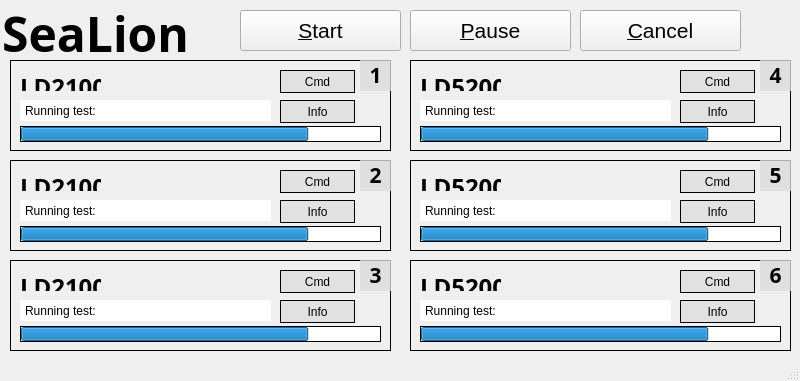
<?xml version="1.0" encoding="UTF-8"?>
<ui version="4.0">
 <class>MainWindow</class>
 <widget class="QMainWindow" name="MainWindow">
  <property name="geometry">
   <rect>
    <x>0</x>
    <y>0</y>
    <width>800</width>
    <height>381</height>
   </rect>
  </property>
  <property name="minimumSize">
   <size>
    <width>800</width>
    <height>381</height>
   </size>
  </property>
  <property name="maximumSize">
   <size>
    <width>800</width>
    <height>381</height>
   </size>
  </property>
  <property name="windowTitle">
   <string>RLE SeaLion Controller</string>
  </property>
  <widget class="QWidget" name="centralWidget">
   <widget class="QLabel" name="logo_btn">
    <property name="geometry">
     <rect>
      <x>-10</x>
      <y>0</y>
      <width>211</width>
      <height>61</height>
     </rect>
    </property>
    <property name="font">
     <font>
      <family>Antema</family>
      <pointsize>36</pointsize>
      <weight>75</weight>
      <bold>true</bold>
     </font>
    </property>
    <property name="text">
     <string>&lt;html&gt;&lt;head/&gt;&lt;body&gt;&lt;p align=&quot;center&quot;&gt;SeaLion&lt;/p&gt;&lt;/body&gt;&lt;/html&gt;</string>
    </property>
   </widget>
   <widget class="QPushButton" name="resume_btn">
    <property name="geometry">
     <rect>
      <x>240</x>
      <y>10</y>
      <width>161</width>
      <height>41</height>
     </rect>
    </property>
    <property name="font">
     <font>
      <pointsize>16</pointsize>
     </font>
    </property>
    <property name="text">
     <string>&amp;Start</string>
    </property>
   </widget>
   <widget class="QPushButton" name="pause_btn">
    <property name="geometry">
     <rect>
      <x>410</x>
      <y>10</y>
      <width>161</width>
      <height>41</height>
     </rect>
    </property>
    <property name="font">
     <font>
      <pointsize>16</pointsize>
     </font>
    </property>
    <property name="text">
     <string>&amp;Pause</string>
    </property>
   </widget>
   <widget class="QPushButton" name="cancel_btn">
    <property name="geometry">
     <rect>
      <x>580</x>
      <y>10</y>
      <width>161</width>
      <height>41</height>
     </rect>
    </property>
    <property name="font">
     <font>
      <pointsize>16</pointsize>
     </font>
    </property>
    <property name="text">
     <string>&amp;Cancel</string>
    </property>
   </widget>
   <widget class="QFrame" name="tray1">
    <property name="geometry">
     <rect>
      <x>10</x>
      <y>60</y>
      <width>381</width>
      <height>91</height>
     </rect>
    </property>
    <property name="styleSheet">
     <string notr="true">border: 1px solid black;</string>
    </property>
    <property name="frameShape">
     <enum>QFrame::StyledPanel</enum>
    </property>
    <property name="frameShadow">
     <enum>QFrame::Raised</enum>
    </property>
    <widget class="QLabel" name="tray1_label">
     <property name="geometry">
      <rect>
       <x>350</x>
       <y>0</y>
       <width>31</width>
       <height>31</height>
      </rect>
     </property>
     <property name="font">
      <font>
       <family>Antema</family>
       <pointsize>16</pointsize>
       <weight>75</weight>
       <bold>true</bold>
      </font>
     </property>
     <property name="styleSheet">
      <string notr="true">background-color: rgba(218, 218, 218, 200);
border: none;</string>
     </property>
     <property name="text">
      <string>&lt;html&gt;&lt;head/&gt;&lt;body&gt;&lt;p align=&quot;center&quot;&gt;1&lt;/p&gt;&lt;/body&gt;&lt;/html&gt;</string>
     </property>
    </widget>
    <widget class="QProgressBar" name="tray1_progress">
     <property name="geometry">
      <rect>
       <x>10</x>
       <y>66</y>
       <width>361</width>
       <height>16</height>
      </rect>
     </property>
     <property name="value">
      <number>80</number>
     </property>
     <property name="textVisible">
      <bool>false</bool>
     </property>
     <property name="orientation">
      <enum>Qt::Horizontal</enum>
     </property>
     <property name="invertedAppearance">
      <bool>false</bool>
     </property>
    </widget>
    <widget class="QLabel" name="tray1_debug">
     <property name="geometry">
      <rect>
       <x>10</x>
       <y>40</y>
       <width>251</width>
       <height>21</height>
      </rect>
     </property>
     <property name="styleSheet">
      <string notr="true">border: none;
background: white;
padding: 0 2px;</string>
     </property>
     <property name="text">
      <string>Running test: &lt;test name&gt;</string>
     </property>
    </widget>
    <widget class="QPushButton" name="tray1_info_btn">
     <property name="geometry">
      <rect>
       <x>270</x>
       <y>40</y>
       <width>75</width>
       <height>23</height>
      </rect>
     </property>
     <property name="styleSheet">
      <string notr="true">background-color: rgb(225, 225, 225);</string>
     </property>
     <property name="text">
      <string>Info</string>
     </property>
    </widget>
    <widget class="QPushButton" name="tray1_cmd_btn">
     <property name="geometry">
      <rect>
       <x>270</x>
       <y>10</y>
       <width>75</width>
       <height>23</height>
      </rect>
     </property>
     <property name="styleSheet">
      <string notr="true">background-color: rgb(225, 225, 225);</string>
     </property>
     <property name="text">
      <string>Cmd</string>
     </property>
    </widget>
    <widget class="QLabel" name="tray1_board_label">
     <property name="geometry">
      <rect>
       <x>10</x>
       <y>10</y>
       <width>81</width>
       <height>21</height>
      </rect>
     </property>
     <property name="font">
      <font>
       <family>Antema</family>
       <pointsize>18</pointsize>
       <weight>75</weight>
       <bold>true</bold>
      </font>
     </property>
     <property name="styleSheet">
      <string notr="true">border: none;</string>
     </property>
     <property name="text">
      <string>&lt;html&gt;&lt;head/&gt;&lt;body&gt;&lt;p&gt;LD2100&lt;/p&gt;&lt;/body&gt;&lt;/html&gt;</string>
     </property>
    </widget>
    <zorder>tray1_label</zorder>
    <zorder>tray1_progress</zorder>
    <zorder>tray1_debug</zorder>
    <zorder>tray1_board_label</zorder>
    <zorder>tray1_cmd_btn</zorder>
    <zorder>tray1_info_btn</zorder>
   </widget>
   <widget class="QFrame" name="tray3">
    <property name="geometry">
     <rect>
      <x>10</x>
      <y>260</y>
      <width>381</width>
      <height>91</height>
     </rect>
    </property>
    <property name="styleSheet">
     <string notr="true">border: 1px solid black;</string>
    </property>
    <property name="frameShape">
     <enum>QFrame::StyledPanel</enum>
    </property>
    <property name="frameShadow">
     <enum>QFrame::Raised</enum>
    </property>
    <widget class="QLabel" name="tray3_label">
     <property name="geometry">
      <rect>
       <x>350</x>
       <y>0</y>
       <width>31</width>
       <height>31</height>
      </rect>
     </property>
     <property name="font">
      <font>
       <family>Antema</family>
       <pointsize>16</pointsize>
       <weight>75</weight>
       <bold>true</bold>
      </font>
     </property>
     <property name="styleSheet">
      <string notr="true">background-color: rgba(218, 218, 218, 200);
border: none;</string>
     </property>
     <property name="text">
      <string>&lt;html&gt;&lt;head/&gt;&lt;body&gt;&lt;p align=&quot;center&quot;&gt;3&lt;/p&gt;&lt;/body&gt;&lt;/html&gt;</string>
     </property>
    </widget>
    <widget class="QProgressBar" name="tray3_progress">
     <property name="geometry">
      <rect>
       <x>10</x>
       <y>66</y>
       <width>361</width>
       <height>16</height>
      </rect>
     </property>
     <property name="value">
      <number>80</number>
     </property>
     <property name="textVisible">
      <bool>false</bool>
     </property>
     <property name="orientation">
      <enum>Qt::Horizontal</enum>
     </property>
     <property name="invertedAppearance">
      <bool>false</bool>
     </property>
    </widget>
    <widget class="QLabel" name="tray3_debug">
     <property name="geometry">
      <rect>
       <x>10</x>
       <y>40</y>
       <width>251</width>
       <height>21</height>
      </rect>
     </property>
     <property name="styleSheet">
      <string notr="true">border: none;
background: white;
padding: 0 2px;</string>
     </property>
     <property name="text">
      <string>Running test: &lt;test name&gt;</string>
     </property>
    </widget>
    <widget class="QPushButton" name="tray3_info_btn">
     <property name="geometry">
      <rect>
       <x>270</x>
       <y>40</y>
       <width>75</width>
       <height>23</height>
      </rect>
     </property>
     <property name="styleSheet">
      <string notr="true">background-color: rgb(225, 225, 225);</string>
     </property>
     <property name="text">
      <string>Info</string>
     </property>
    </widget>
    <widget class="QPushButton" name="tray3_cmd_btn">
     <property name="geometry">
      <rect>
       <x>270</x>
       <y>10</y>
       <width>75</width>
       <height>23</height>
      </rect>
     </property>
     <property name="styleSheet">
      <string notr="true">background-color: rgb(225, 225, 225);</string>
     </property>
     <property name="text">
      <string>Cmd</string>
     </property>
    </widget>
    <widget class="QLabel" name="tray3_board_label">
     <property name="geometry">
      <rect>
       <x>10</x>
       <y>10</y>
       <width>81</width>
       <height>21</height>
      </rect>
     </property>
     <property name="font">
      <font>
       <family>Antema</family>
       <pointsize>18</pointsize>
       <weight>75</weight>
       <bold>true</bold>
      </font>
     </property>
     <property name="styleSheet">
      <string notr="true">border: none;</string>
     </property>
     <property name="text">
      <string>&lt;html&gt;&lt;head/&gt;&lt;body&gt;&lt;p&gt;LD2100&lt;/p&gt;&lt;/body&gt;&lt;/html&gt;</string>
     </property>
    </widget>
   </widget>
   <widget class="QFrame" name="tray2">
    <property name="geometry">
     <rect>
      <x>10</x>
      <y>160</y>
      <width>381</width>
      <height>91</height>
     </rect>
    </property>
    <property name="styleSheet">
     <string notr="true">border: 1px solid black;</string>
    </property>
    <property name="frameShape">
     <enum>QFrame::StyledPanel</enum>
    </property>
    <property name="frameShadow">
     <enum>QFrame::Raised</enum>
    </property>
    <widget class="QLabel" name="tray2_label">
     <property name="geometry">
      <rect>
       <x>350</x>
       <y>0</y>
       <width>31</width>
       <height>31</height>
      </rect>
     </property>
     <property name="font">
      <font>
       <family>Antema</family>
       <pointsize>16</pointsize>
       <weight>75</weight>
       <bold>true</bold>
      </font>
     </property>
     <property name="styleSheet">
      <string notr="true">background-color: rgba(218, 218, 218, 200);
border: none;</string>
     </property>
     <property name="text">
      <string>&lt;html&gt;&lt;head/&gt;&lt;body&gt;&lt;p align=&quot;center&quot;&gt;2&lt;/p&gt;&lt;/body&gt;&lt;/html&gt;</string>
     </property>
    </widget>
    <widget class="QProgressBar" name="tray2_progress">
     <property name="geometry">
      <rect>
       <x>10</x>
       <y>66</y>
       <width>361</width>
       <height>16</height>
      </rect>
     </property>
     <property name="value">
      <number>80</number>
     </property>
     <property name="textVisible">
      <bool>false</bool>
     </property>
     <property name="orientation">
      <enum>Qt::Horizontal</enum>
     </property>
     <property name="invertedAppearance">
      <bool>false</bool>
     </property>
    </widget>
    <widget class="QLabel" name="tray2_debug">
     <property name="geometry">
      <rect>
       <x>10</x>
       <y>40</y>
       <width>251</width>
       <height>21</height>
      </rect>
     </property>
     <property name="styleSheet">
      <string notr="true">border: none;
background: white;
padding: 0 2px;</string>
     </property>
     <property name="text">
      <string>Running test: &lt;test name&gt;</string>
     </property>
    </widget>
    <widget class="QPushButton" name="tray2_info_btn">
     <property name="geometry">
      <rect>
       <x>270</x>
       <y>40</y>
       <width>75</width>
       <height>23</height>
      </rect>
     </property>
     <property name="styleSheet">
      <string notr="true">background-color: rgb(225, 225, 225);</string>
     </property>
     <property name="text">
      <string>Info</string>
     </property>
    </widget>
    <widget class="QPushButton" name="tray2_cmd_btn">
     <property name="geometry">
      <rect>
       <x>270</x>
       <y>10</y>
       <width>75</width>
       <height>23</height>
      </rect>
     </property>
     <property name="styleSheet">
      <string notr="true">background-color: rgb(225, 225, 225);</string>
     </property>
     <property name="text">
      <string>Cmd</string>
     </property>
    </widget>
    <widget class="QLabel" name="tray2_board_label">
     <property name="geometry">
      <rect>
       <x>10</x>
       <y>10</y>
       <width>81</width>
       <height>21</height>
      </rect>
     </property>
     <property name="font">
      <font>
       <family>Antema</family>
       <pointsize>18</pointsize>
       <weight>75</weight>
       <bold>true</bold>
      </font>
     </property>
     <property name="styleSheet">
      <string notr="true">border: none;</string>
     </property>
     <property name="text">
      <string>&lt;html&gt;&lt;head/&gt;&lt;body&gt;&lt;p&gt;LD2100&lt;/p&gt;&lt;/body&gt;&lt;/html&gt;</string>
     </property>
    </widget>
   </widget>
   <widget class="QFrame" name="tray6">
    <property name="geometry">
     <rect>
      <x>410</x>
      <y>260</y>
      <width>381</width>
      <height>91</height>
     </rect>
    </property>
    <property name="styleSheet">
     <string notr="true">border: 1px solid black;</string>
    </property>
    <property name="frameShape">
     <enum>QFrame::StyledPanel</enum>
    </property>
    <property name="frameShadow">
     <enum>QFrame::Raised</enum>
    </property>
    <widget class="QLabel" name="tray6_label">
     <property name="geometry">
      <rect>
       <x>350</x>
       <y>0</y>
       <width>31</width>
       <height>31</height>
      </rect>
     </property>
     <property name="font">
      <font>
       <family>Antema</family>
       <pointsize>16</pointsize>
       <weight>75</weight>
       <bold>true</bold>
      </font>
     </property>
     <property name="styleSheet">
      <string notr="true">background-color: rgba(218, 218, 218, 200);
border: none;</string>
     </property>
     <property name="text">
      <string>&lt;html&gt;&lt;head/&gt;&lt;body&gt;&lt;p align=&quot;center&quot;&gt;6&lt;/p&gt;&lt;/body&gt;&lt;/html&gt;</string>
     </property>
    </widget>
    <widget class="QProgressBar" name="tray6_progress">
     <property name="enabled">
      <bool>true</bool>
     </property>
     <property name="geometry">
      <rect>
       <x>10</x>
       <y>66</y>
       <width>361</width>
       <height>16</height>
      </rect>
     </property>
     <property name="value">
      <number>80</number>
     </property>
     <property name="textVisible">
      <bool>false</bool>
     </property>
     <property name="orientation">
      <enum>Qt::Horizontal</enum>
     </property>
     <property name="invertedAppearance">
      <bool>false</bool>
     </property>
    </widget>
    <widget class="QLabel" name="tray6_debug">
     <property name="geometry">
      <rect>
       <x>10</x>
       <y>40</y>
       <width>251</width>
       <height>21</height>
      </rect>
     </property>
     <property name="styleSheet">
      <string notr="true">border: none;
background: white;
padding: 0 2px;</string>
     </property>
     <property name="text">
      <string>Running test: &lt;test name&gt;</string>
     </property>
    </widget>
    <widget class="QPushButton" name="tray6_info_btn">
     <property name="geometry">
      <rect>
       <x>270</x>
       <y>40</y>
       <width>75</width>
       <height>23</height>
      </rect>
     </property>
     <property name="styleSheet">
      <string notr="true">background-color: rgb(225, 225, 225);</string>
     </property>
     <property name="text">
      <string>Info</string>
     </property>
    </widget>
    <widget class="QPushButton" name="tray6_cmd_btn">
     <property name="geometry">
      <rect>
       <x>270</x>
       <y>10</y>
       <width>75</width>
       <height>23</height>
      </rect>
     </property>
     <property name="styleSheet">
      <string notr="true">background-color: rgb(225, 225, 225);</string>
     </property>
     <property name="text">
      <string>Cmd</string>
     </property>
    </widget>
    <widget class="QLabel" name="tray6_board_label">
     <property name="geometry">
      <rect>
       <x>10</x>
       <y>10</y>
       <width>81</width>
       <height>21</height>
      </rect>
     </property>
     <property name="font">
      <font>
       <family>Antema</family>
       <pointsize>18</pointsize>
       <weight>75</weight>
       <bold>true</bold>
      </font>
     </property>
     <property name="styleSheet">
      <string notr="true">border: none;</string>
     </property>
     <property name="text">
      <string>&lt;html&gt;&lt;head/&gt;&lt;body&gt;&lt;p&gt;LD5200&lt;/p&gt;&lt;/body&gt;&lt;/html&gt;</string>
     </property>
    </widget>
   </widget>
   <widget class="QFrame" name="tray4">
    <property name="geometry">
     <rect>
      <x>410</x>
      <y>60</y>
      <width>381</width>
      <height>91</height>
     </rect>
    </property>
    <property name="styleSheet">
     <string notr="true">border: 1px solid black;</string>
    </property>
    <property name="frameShape">
     <enum>QFrame::StyledPanel</enum>
    </property>
    <property name="frameShadow">
     <enum>QFrame::Raised</enum>
    </property>
    <widget class="QLabel" name="tray4_label">
     <property name="geometry">
      <rect>
       <x>350</x>
       <y>0</y>
       <width>31</width>
       <height>31</height>
      </rect>
     </property>
     <property name="font">
      <font>
       <family>Antema</family>
       <pointsize>16</pointsize>
       <weight>75</weight>
       <bold>true</bold>
      </font>
     </property>
     <property name="styleSheet">
      <string notr="true">background-color: rgba(218, 218, 218, 200);
border: none;</string>
     </property>
     <property name="text">
      <string>&lt;html&gt;&lt;head/&gt;&lt;body&gt;&lt;p align=&quot;center&quot;&gt;4&lt;/p&gt;&lt;/body&gt;&lt;/html&gt;</string>
     </property>
    </widget>
    <widget class="QProgressBar" name="tray4_progress">
     <property name="geometry">
      <rect>
       <x>10</x>
       <y>66</y>
       <width>361</width>
       <height>16</height>
      </rect>
     </property>
     <property name="value">
      <number>80</number>
     </property>
     <property name="textVisible">
      <bool>false</bool>
     </property>
     <property name="orientation">
      <enum>Qt::Horizontal</enum>
     </property>
     <property name="invertedAppearance">
      <bool>false</bool>
     </property>
    </widget>
    <widget class="QLabel" name="tray4_debug">
     <property name="geometry">
      <rect>
       <x>10</x>
       <y>40</y>
       <width>251</width>
       <height>21</height>
      </rect>
     </property>
     <property name="styleSheet">
      <string notr="true">border: none;
background: white;
padding: 0 2px;</string>
     </property>
     <property name="text">
      <string>Running test: &lt;test name&gt;</string>
     </property>
    </widget>
    <widget class="QPushButton" name="tray4_info_btn">
     <property name="geometry">
      <rect>
       <x>270</x>
       <y>40</y>
       <width>75</width>
       <height>23</height>
      </rect>
     </property>
     <property name="styleSheet">
      <string notr="true">background-color: rgb(225, 225, 225);</string>
     </property>
     <property name="text">
      <string>Info</string>
     </property>
    </widget>
    <widget class="QPushButton" name="tray4_cmd_btn">
     <property name="geometry">
      <rect>
       <x>270</x>
       <y>10</y>
       <width>75</width>
       <height>23</height>
      </rect>
     </property>
     <property name="styleSheet">
      <string notr="true">background-color: rgb(225, 225, 225);</string>
     </property>
     <property name="text">
      <string>Cmd</string>
     </property>
    </widget>
    <widget class="QLabel" name="tray4_board_label">
     <property name="geometry">
      <rect>
       <x>10</x>
       <y>10</y>
       <width>81</width>
       <height>21</height>
      </rect>
     </property>
     <property name="font">
      <font>
       <family>Antema</family>
       <pointsize>18</pointsize>
       <weight>75</weight>
       <bold>true</bold>
      </font>
     </property>
     <property name="styleSheet">
      <string notr="true">border: none;</string>
     </property>
     <property name="text">
      <string>&lt;html&gt;&lt;head/&gt;&lt;body&gt;&lt;p&gt;LD5200&lt;/p&gt;&lt;/body&gt;&lt;/html&gt;</string>
     </property>
    </widget>
   </widget>
   <widget class="QFrame" name="tray5">
    <property name="geometry">
     <rect>
      <x>410</x>
      <y>160</y>
      <width>381</width>
      <height>91</height>
     </rect>
    </property>
    <property name="styleSheet">
     <string notr="true">border: 1px solid black;</string>
    </property>
    <property name="frameShape">
     <enum>QFrame::StyledPanel</enum>
    </property>
    <property name="frameShadow">
     <enum>QFrame::Raised</enum>
    </property>
    <widget class="QLabel" name="tray5_label">
     <property name="geometry">
      <rect>
       <x>350</x>
       <y>0</y>
       <width>31</width>
       <height>31</height>
      </rect>
     </property>
     <property name="font">
      <font>
       <family>Antema</family>
       <pointsize>16</pointsize>
       <weight>75</weight>
       <bold>true</bold>
      </font>
     </property>
     <property name="styleSheet">
      <string notr="true">background-color: rgba(218, 218, 218, 200);
border: none;</string>
     </property>
     <property name="text">
      <string>&lt;html&gt;&lt;head/&gt;&lt;body&gt;&lt;p align=&quot;center&quot;&gt;5&lt;/p&gt;&lt;/body&gt;&lt;/html&gt;</string>
     </property>
    </widget>
    <widget class="QProgressBar" name="tray5_progress">
     <property name="geometry">
      <rect>
       <x>10</x>
       <y>66</y>
       <width>361</width>
       <height>16</height>
      </rect>
     </property>
     <property name="value">
      <number>80</number>
     </property>
     <property name="textVisible">
      <bool>false</bool>
     </property>
     <property name="orientation">
      <enum>Qt::Horizontal</enum>
     </property>
     <property name="invertedAppearance">
      <bool>false</bool>
     </property>
    </widget>
    <widget class="QLabel" name="tray5_debug">
     <property name="geometry">
      <rect>
       <x>10</x>
       <y>40</y>
       <width>251</width>
       <height>21</height>
      </rect>
     </property>
     <property name="styleSheet">
      <string notr="true">border: none;
background: white;
padding: 0 2px;</string>
     </property>
     <property name="text">
      <string>Running test: &lt;test name&gt;</string>
     </property>
    </widget>
    <widget class="QPushButton" name="tray5_info_btn">
     <property name="geometry">
      <rect>
       <x>270</x>
       <y>40</y>
       <width>75</width>
       <height>23</height>
      </rect>
     </property>
     <property name="styleSheet">
      <string notr="true">background-color: rgb(225, 225, 225);</string>
     </property>
     <property name="text">
      <string>Info</string>
     </property>
    </widget>
    <widget class="QPushButton" name="tray5_cmd_btn">
     <property name="geometry">
      <rect>
       <x>270</x>
       <y>10</y>
       <width>75</width>
       <height>23</height>
      </rect>
     </property>
     <property name="styleSheet">
      <string notr="true">background-color: rgb(225, 225, 225);</string>
     </property>
     <property name="text">
      <string>Cmd</string>
     </property>
    </widget>
    <widget class="QLabel" name="tray5_board_label">
     <property name="geometry">
      <rect>
       <x>10</x>
       <y>10</y>
       <width>81</width>
       <height>21</height>
      </rect>
     </property>
     <property name="font">
      <font>
       <family>Antema</family>
       <pointsize>18</pointsize>
       <weight>75</weight>
       <bold>true</bold>
      </font>
     </property>
     <property name="styleSheet">
      <string notr="true">border: none;</string>
     </property>
     <property name="text">
      <string>&lt;html&gt;&lt;head/&gt;&lt;body&gt;&lt;p&gt;LD5200&lt;/p&gt;&lt;/body&gt;&lt;/html&gt;</string>
     </property>
    </widget>
   </widget>
  </widget>
  <widget class="QStatusBar" name="status_bar"/>
 </widget>
 <layoutdefault spacing="6" margin="11"/>
 <resources/>
 <connections/>
</ui>
